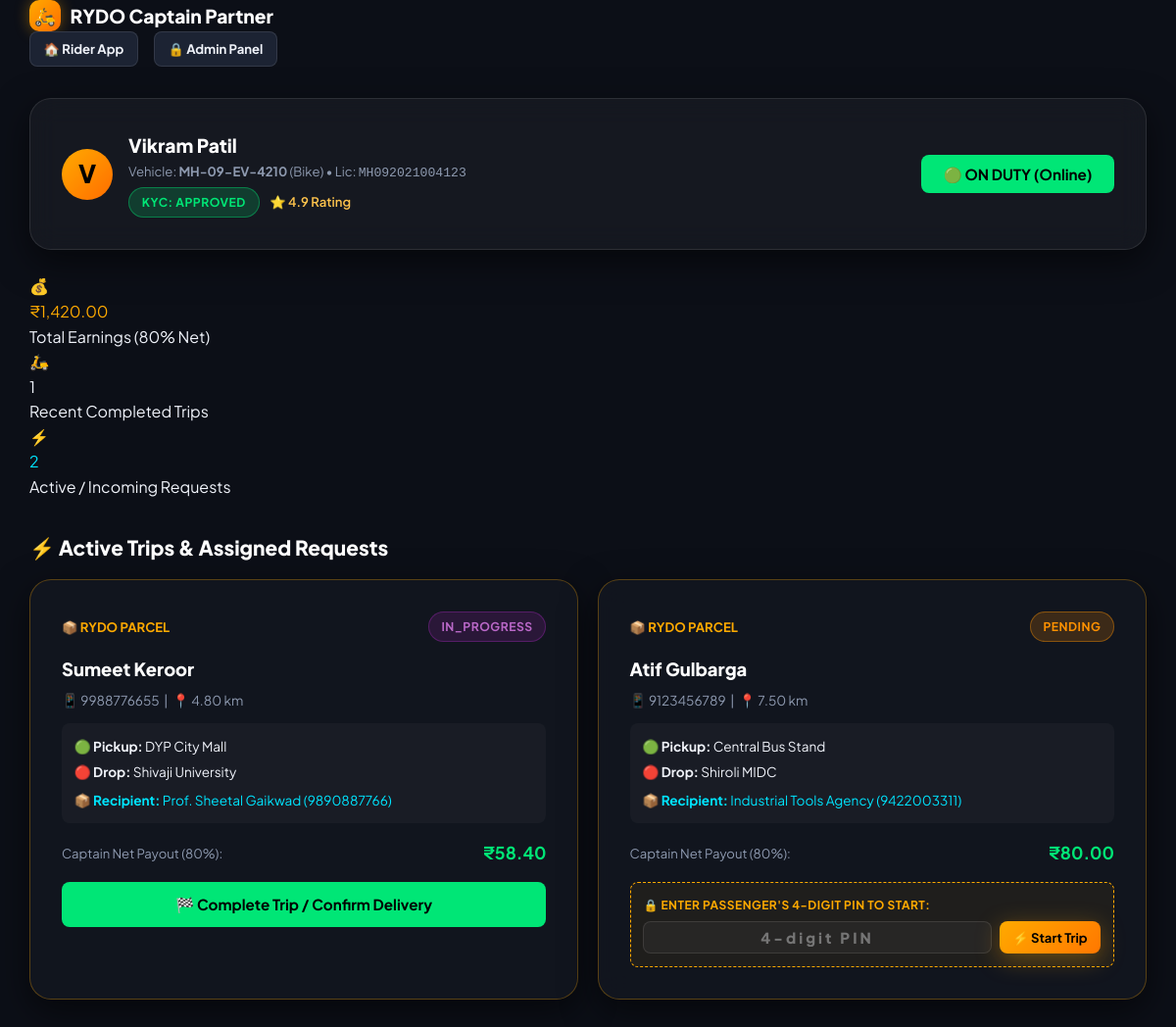
Screenshot of /captain/dashboard.php with the database file from the repository.
### tables this page shows
CREATE TABLE IF NOT EXISTS `captains` (
    `id`             INT UNSIGNED  NOT NULL AUTO_INCREMENT,
    `name`           VARCHAR(100)  NOT NULL,
    `phone`          VARCHAR(15)   NOT NULL UNIQUE,
    `vehicle_type`   ENUM('Bike','Auto','Cab') NOT NULL DEFAULT 'Bike',
    `vehicle_number` VARCHAR(20)   NOT NULL,
    `license_number` VARCHAR(30)   NOT NULL,
    `kyc_status`     ENUM('Approved','Pending','Rejected') NOT NULL DEFAULT 'Pending',
    `is_online`      TINYINT(1)    NOT NULL DEFAULT 1,
    `rating`         DECIMAL(2,1)  NOT NULL DEFAULT 4.8,
    `total_earnings` DECIMAL(10,2) NOT NULL DEFAULT 0.00,
    `created_at`     TIMESTAMP     NOT NULL DEFAULT CURRENT_TIMESTAMP,
    PRIMARY KEY (`id`)
);

CREATE TABLE IF NOT EXISTS `bookings` (
    `id`                INT UNSIGNED     NOT NULL AUTO_INCREMENT,
    `booking_id`        VARCHAR(20)      NOT NULL,
    `service_type`      ENUM('ride','parcel') NOT NULL DEFAULT 'ride',
    `passenger_name`    VARCHAR(100)     NOT NULL,
    `phone`             VARCHAR(15)      NOT NULL,
    `pickup`            VARCHAR(150)     NOT NULL,
    `destination`       VARCHAR(150)     NOT NULL,
    `vehicle_type`      ENUM('Bike','Auto','Cab','Parcel') NOT NULL DEFAULT 'Bike',
    `distance_km`       DECIMAL(6,2)     NOT NULL,
    `fare_estimate`     DECIMAL(8,2)     NOT NULL,
    `commission_amount` DECIMAL(8,2)     NOT NULL DEFAULT 0.00,   
    `captain_earning`   DECIMAL(8,2)     NOT NULL DEFAULT 0.00,   
    `payment_method`    ENUM('Cash','UPI','Card','Wallet') NOT NULL DEFAULT 'UPI',
    `otp_pin`           VARCHAR(6)       NOT NULL,               
    `status`            ENUM('Pending','Accepted','In_Progress','Completed','Cancelled') NOT NULL DEFAULT 'Pending',
    `captain_id`        INT UNSIGNED     NULL,
     
    `receiver_name`     VARCHAR(100)     NULL,
    `receiver_phone`    VARCHAR(15)      NULL,
    `receiver_address`  VARCHAR(200)     NULL,
    `parcel_weight`     DECIMAL(4,2)     NULL DEFAULT 1.00,      
     
    `rating`            TINYINT UNSIGNED NULL,
    `feedback`          TEXT             NULL,
    `booked_at`         TIMESTAMP        NOT NULL DEFAULT CURRENT_TIMESTAMP,
    `updated_at`        TIMESTAMP        NOT NULL DEFAULT CURRENT_TIMESTAMP ON UPDATE CURRENT_TIMESTAMP,
    PRIMARY KEY (`id`),
    UNIQUE KEY `uq_booking_id` (`booking_id`),
    INDEX `idx_status` (`status`),
    INDEX `idx_captain` (`captain_id`),
    INDEX `idx_service` (`service_type`),
    CONSTRAINT `fk_booking_captain` FOREIGN KEY (`captain_id`) REFERENCES `captains` (`id`) ON DELETE SET NULL
);

### captain/dashboard.php (the view, shortened to what this page needs)
<?php
$pdo = getDB();
$captain_id = intval($_GET['cid'] ?? 1);
$cap_stmt = $pdo->prepare('SELECT * FROM captains WHERE id = ?');
$cap_stmt->execute([$captain_id]);
$captain = $cap_stmt->fetch();
$active_stmt = $pdo->prepare(
    "SELECT * FROM bookings
     WHERE (captain_id = :cid OR (captain_id IS NULL AND status IN ('Pending', 'Accepted')))
       AND status IN ('Pending', 'Accepted', 'In_Progress')
     ORDER BY booked_at DESC"
);
$active_stmt->execute([':cid' => $captain_id]);
$active_trips = $active_stmt->fetchAll();
$comp_stmt = $pdo->prepare(
    "SELECT * FROM bookings WHERE captain_id = ? AND status = 'Completed' ORDER BY updated_at DESC LIMIT 5"
);
$comp_stmt->execute([$captain_id]);
$completed_trips = $comp_stmt->fetchAll();
?>
<!DOCTYPE html>
<html lang="en">
<head>
    <link rel="stylesheet" href="../assets/css/style.css">
    <link rel="stylesheet" href="../assets/css/admin.css">
</head>
<body class="admin-body">
<nav class="admin-navbar">
    <div class="container">
        <div style="display:flex; align-items:center; gap:0.6rem;">
            <span class="brand-icon" style="width:32px; height:32px; font-size:1.1rem;">🛵</span>
            <span style="font-weight:800; font-size:1.2rem; color:#fff;">RYDO Captain Partner</span>
        </div>
        <div style="display:flex; align-items:center; gap:1rem;">
            <a href="../index.php" class="btn btn-secondary btn-sm">🏠 Rider App</a>
            <a href="../admin/login.php" class="btn btn-secondary btn-sm">🔒 Admin Panel</a>
        </div>
    </div>
</nav>
<div class="admin-page">
    <div class="container">
        <div class="card" style="margin-bottom:1.5rem; display:flex; justify-content:space-between; align-items:center; flex-wrap:wrap; gap:1.2rem;">
            <div style="display:flex; align-items:center; gap:1rem;">
                <div style="width:52px; height:52px; border-radius:50%; background:linear-gradient(135deg, var(--clr-primary), #ff6d00); color:#000; font-size:1.6rem; display:flex; align-items:center; justify-content:center; font-weight:800;">
                    <?= strtoupper(substr($captain['name'], 0, 1)) ?>
                </div>
                <div>
                    <h2 style="font-size:1.2rem; font-weight:800; color:#fff;"><?= htmlspecialchars($captain['name']) ?></h2>
                    <p style="font-size:0.82rem; color:var(--clr-muted);">
                        Vehicle: <strong><?= htmlspecialchars($captain['vehicle_number']) ?></strong> (<?= htmlspecialchars($captain['vehicle_type']) ?>) •
                        Lic: <code><?= htmlspecialchars($captain['license_number']) ?></code>
                    </p>
                    <div style="margin-top:0.3rem;">
                        <span class="badge badge-<?= ($captain['kyc_status'] === 'Approved') ? 'completed' : 'pending' ?>">
                            KYC: <?= htmlspecialchars($captain['kyc_status']) ?>
                        </span>
                        <span style="font-size:0.82rem; color:#ffc44d; font-weight:600; margin-left:0.5rem;">
                            ⭐ <?= htmlspecialchars($captain['rating']) ?> Rating
                        </span>
                    </div>
                </div>
            </div>
            <form method="POST" style="display:flex; align-items:center; gap:0.8rem;">
                <button type="submit" class="btn <?= $captain['is_online'] ? 'btn-success' : 'btn-secondary' ?>" style="padding:0.6rem 1.4rem;">
                    <?= $captain['is_online'] ? '🟢 ON DUTY (Online)' : '⚪ OFF DUTY (Offline)' ?>
                </button>
            </form>
        </div>
        <div class="admin-stats">
            <div class="stat-card">
                <div class="stat-icon total">💰</div>
                <div>
                    <div class="stat-value" style="color:var(--clr-primary);">₹<?= number_format((float)$captain['total_earnings'], 2) ?></div>
                    <div class="stat-label">Total Earnings (80% Net)</div>
                </div>
            </div>
            <div class="stat-card">
                <div class="stat-icon confirmed">🛵</div>
                <div>
                    <div class="stat-value"><?= count($completed_trips) ?></div>
                    <div class="stat-label">Recent Completed Trips</div>
                </div>
            </div>
            <div class="stat-card">
                <div class="stat-icon pending">⚡</div>
                <div>
                    <div class="stat-value" style="color:#00e5ff;"><?= count($active_trips) ?></div>
                    <div class="stat-label">Active / Incoming Requests</div>
                </div>
            </div>
        </div>
        <h2 style="font-size:1.3rem; font-weight:800; margin: 2rem 0 1rem; color:#fff;">
            ⚡ Active Trips &amp; Assigned Requests
        </h2>
        <?php if (empty($active_trips)): ?>
            <div class="card" style="text-align:center; padding:3rem; color:var(--clr-muted);">
                <div style="font-size:2.5rem; margin-bottom:0.8rem;">🛵</div>
                <p>No active ride requests at this moment. Stay online to receive incoming trips!</p>
            </div>
        <?php else: ?>
            <div style="display:grid; grid-template-columns:repeat(auto-fit, minmax(340px, 1fr)); gap:1.2rem;">
                <?php foreach ($active_trips as $t): ?>
                    <div class="card" style="border:1.5px solid rgba(255,170,0,0.3); background:rgba(20,25,35,0.7);">
                        <div style="display:flex; justify-content:space-between; align-items:center; margin-bottom:0.8rem;">
                            <span style="font-size:0.82rem; font-weight:700; color:var(--clr-primary);">
                                <?= ($t['service_type'] === 'parcel') ? '📦 RYDO PARCEL' : '🛵 ' . strtoupper($t['vehicle_type']) ?>
                            </span>
                            <span class="badge badge-<?= strtolower($t['status']) ?>">
                                <?= htmlspecialchars($t['status']) ?>
                            </span>
                        </div>
                        <h3 style="font-size:1.15rem; font-weight:800; margin-bottom:0.4rem; color:#fff;">
                            <?= htmlspecialchars($t['passenger_name']) ?>
                        </h3>
                        <p style="font-size:0.85rem; color:var(--clr-muted); margin-bottom:0.8rem;">
                            📱 <?= htmlspecialchars($t['phone']) ?> &nbsp;|&nbsp; 📍 <?= htmlspecialchars($t['distance_km']) ?> km
                        </p>
                        <div style="background:rgba(255,255,255,0.03); padding:0.8rem; border-radius:8px; margin-bottom:1rem; font-size:0.85rem;">
                            <div style="margin-bottom:0.3rem;">🟢 <strong>Pickup:</strong> <?= htmlspecialchars($t['pickup']) ?></div>
                            <div>🔴 <strong>Drop:</strong> <?= htmlspecialchars($t['destination']) ?></div>
                            <?php if ($t['service_type'] === 'parcel'): ?>
                                <div style="margin-top:0.4rem; color:var(--clr-accent);">
                                    📦 <strong>Recipient:</strong> <?= htmlspecialchars($t['receiver_name']) ?> (<?= htmlspecialchars($t['receiver_phone']) ?>)
                                </div>
                            <?php endif; ?>
                        </div>
                        <div style="display:flex; justify-content:space-between; align-items:center; margin-bottom:1rem;">
                            <span style="font-size:0.82rem; color:var(--clr-muted);">Captain Net Payout (80%):</span>
                            <strong style="color:var(--clr-success); font-size:1.1rem;">₹<?= number_format((float)$t['captain_earning'], 2) ?></strong>
                        </div>
                        <?php if ($t['status'] === 'Accepted' || $t['status'] === 'Pending'): ?>
                            <form method="POST" style="background:rgba(255,170,0,0.06); border:1px dashed var(--clr-primary); border-radius:8px; padding:0.8rem; margin-top:0.6rem;">
                                <label style="font-size:0.75rem; color:var(--clr-primary); margin-bottom:0.4rem;">
                                    🔒 Enter Passenger's 4-Digit PIN to Start:
                                </label>
                                <div style="display:flex; gap:0.5rem;">
                                    <input type="text" name="otp_pin" class="form-control" placeholder="4-digit PIN" maxlength="4" style="text-align:center; letter-spacing:0.2em; font-weight:800; padding:0.4rem;" required>
                                    <button type="submit" class="btn btn-primary btn-sm" style="width:auto; white-space:nowrap;">
                                        ⚡ Start Trip
                                    </button>
                                </div>
                            </form>
                        <?php elseif ($t['status'] === 'In_Progress'): ?>
                            <form method="POST" style="margin-top:0.6rem;">
                                <button type="submit" class="btn btn-success" style="width:100%;">
                                    🏁 Complete Trip / Confirm Delivery
                                </button>
                            </form>
                        <?php endif; ?>
                    </div>
                <?php endforeach; ?>
            </div>
        <?php endif; ?>
    </div>
</div>
</body>
</html>

### assets/css/style.css (style rules this page uses)
:root { --clr-bg: #0c0f17; --clr-surface: #141923; --clr-surface-2: #1c2333; --clr-glass: rgba(255, 255, 255, 0.04); --clr-glass-hov: rgba(255, 255, 255, 0.08); --clr-border: rgba(255, 255, 255, 0.10); --clr-primary: #ffaa00; --clr-primary-l: #ffc44d; --clr-accent: #00e5ff; --clr-text: #f0f3fa; --clr-muted: #8e9ab0; --clr-success: #00e676; --clr-danger: #ff3366; --clr-warning: #ff9100; --radius-sm: 8px; --radius-md: 14px; --radius-lg: 22px; --shadow: 0 12px 36px rgba(0, 0, 0, 0.55); --font: 'Plus Jakarta Sans', -apple-system, sans-serif; --transition: 0.22s cubic-bezier(0.16, 1, 0.3, 1); }
*, *::before, *::after { box-sizing: border-box; margin: 0; padding: 0; }
html { scroll-behavior: smooth; }
body { font-family: var(--font); background: var(--clr-bg); color: var(--clr-text); min-height: 100vh; line-height: 1.6; }
a { color: var(--clr-primary); text-decoration: none; transition: var(--transition); }
.container { width: 100%; max-width: 1180px; margin: 0 auto; padding: 0 1.25rem; }
.brand-icon { width: 38px; height: 38px; background: linear-gradient(135deg, var(--clr-primary), #ff6d00); border-radius: 10px; display: flex; align-items: center; justify-content: center; font-size: 1.3rem; box-shadow: 0 0 15px rgba(255, 170, 0, 0.4); }
.card { background: var(--clr-glass); border: 1px solid var(--clr-border); border-radius: var(--radius-lg); backdrop-filter: blur(14px); padding: 2rem; box-shadow: var(--shadow); }
label { display: block; font-size: 0.82rem; font-weight: 700; color: var(--clr-muted); margin-bottom: 0.4rem; text-transform: uppercase; letter-spacing: 0.04em; }
.form-control { width: 100%; background: rgba(255, 255, 255, 0.04); border: 1.5px solid var(--clr-border); border-radius: var(--radius-sm); color: var(--clr-text); font-family: var(--font); font-size: 0.95rem; padding: 0.75rem 1rem; outline: none; transition: var(--transition); }
.btn { display: inline-flex; align-items: center; justify-content: center; gap: 0.5rem; padding: 0.8rem 1.6rem; border-radius: var(--radius-sm); font-family: var(--font); font-size: 0.95rem; font-weight: 700; cursor: pointer; border: none; transition: var(--transition); text-decoration: none; }
.btn-primary { background: linear-gradient(135deg, var(--clr-primary), #ff7700); color: #000; box-shadow: 0 6px 24px rgba(255, 170, 0, 0.35); width: 100%; }
.btn-secondary { background: var(--clr-surface-2); color: var(--clr-text); border: 1px solid var(--clr-border); }
.btn-success { background: var(--clr-success); color: #000; }
.btn-sm { padding: 0.4rem 0.85rem; font-size: 0.82rem; }
.badge { display: inline-flex; align-items: center; gap: 0.3rem; padding: 0.3rem 0.8rem; border-radius: 99px; font-size: 0.76rem; font-weight: 700; text-transform: uppercase; letter-spacing: 0.04em; }
.badge-pending { background: rgba(255, 145, 0, 0.18); color: #ff9100; border: 1px solid rgba(255, 145, 0, 0.4); }
.badge-in_progress { background: rgba(156, 39, 176, 0.18); color: #ba68c8; border: 1px solid rgba(156, 39, 176, 0.4); }
.badge-completed { background: rgba(0, 230, 118, 0.18); color: #00e676; border: 1px solid rgba(0, 230, 118, 0.4); }

### assets/css/admin.css (style rules this page uses)
.admin-page { padding: 2rem 0 4rem; }

### rows the page displays
captains: name "V", name "Vikram Patil", vehicle_number "MH-09-EV-4210", vehicle_type "Bike", license_number "MH092021004123", kyc_status "APPROVED", rating "4.9", total_earnings "1,420.00"
bookings: service_type "📦 RYDO PARCEL", status "IN_PROGRESS", passenger_name "Sumeet Keroor", phone "9988776655", distance_km "4.80", pickup "DYP City Mall", destination "Shivaji University", receiver_name "Prof. Sheetal Gaikwad", receiver_phone "9890887766", captain_earning "58.40"
bookings: service_type "📦 RYDO PARCEL", status "PENDING", passenger_name "Atif Gulbarga", phone "9123456789", distance_km "7.50", pickup "Central Bus Stand", destination "Shiroli MIDC", receiver_name "Industrial Tools Agency", receiver_phone "9422003311", captain_earning "80.00"

### other values shown
count($completed_trips) "1"
count($active_trips) "2"
